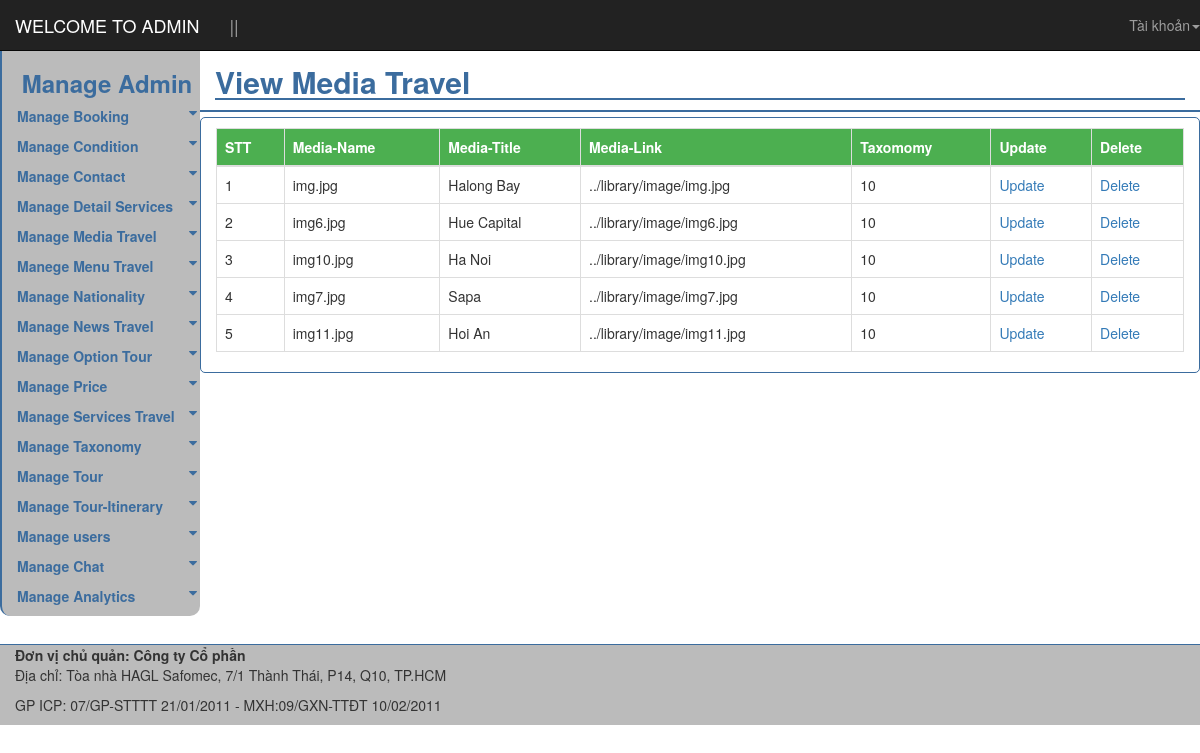
Page /admin/view-media-travel.php on the committed database.
### tables this page shows
CREATE TABLE `media_travel` (
  `media_id` int(10) UNSIGNED NOT NULL,
  `media_name` varchar(225) NOT NULL,
  `media_title` varchar(225) NOT NULL,
  `media_link` varchar(225) NOT NULL,
  `taxonomy_id` int(10) NOT NULL
);

### includes/VSCPDO.php (called while the page is built, shortened)
 <?php
class vsc_pdo {
	private $server;
	private $username;
	private $password;
	private $database;
	public $conn;
	function __construct($conn = null) {
		try {
			$this->conn = new PDO("mysql:host=$this->server;dbname=$this->database", $this->username, $this->password);
			$this->conn->exec("set names utf8");
			$this->conn->setAttribute(PDO::ATTR_DEFAULT_FETCH_MODE, PDO::FETCH_ASSOC);
		}
     catch (PDOException $e)
      {
			echo $e->getMessage();
			exit();
		}
	}
	function fetch_all($sql) {
		try {
			$stmt = $this->conn->prepare($sql);
			$stmt->execute();
			$rows = $stmt->fetchAll();
			return $rows;
		}
    catch (PDOException $e) {
			return false;
		}
	}
	function getConnection($conn=null) {
		$arr = explode(",", $conn);
			$this->server = @$arr[0];
			$this->username = @$arr[1];
			$this->password = @$arr[2];
			$this->database = @$arr[3];
	}
}
 ?>

### admin/view-media-travel.php (the view, shortened to what this page needs)
 <?php
 require("../includes/VSCPDO.php");
	require("templates/header-admin.php");
	require("templates/sidebar-admin.php");
?>
 	  <section>
 	  	<div id="content_admin" class="col-md-10 col-xs-8" style="border-bottom:2px solid #3b6c9e;">
        		<h2 class="title_content_admin">View Media Travel</h2>
 		</div>
	   <div id="content_admin2" class="col-md-10 col-xs-8" style="border:1px solid #3b6c9e;border-radius:5px; margin-top:5px; ">
	                  <div class="table-responsive">
	                <table class="table table-bordered warning">
	                    <thead>
	                        <tr>
	                            <th>STT</th>
	                            <th>Media-Name</th>
	                            <th>Media-Title</th>
	       						          <th>Media-Link</th>
	                            <th>Taxomomy</th>
	                            <th>Update</th>
	                            <th>Delete</th>
	                        </tr>
	                    </thead>
	                    <tbody>
	                       <?php
	                    	          	 $vsc= new vsc_pdo("localhost,root,,travel");
	                    	         	 $select_cod="SELECT media_id, media_name, media_title, media_link, taxonomy_id FROM media_travel";
	                    	         	 $row= $vsc->fetch_all($select_cod);
	                    	         	  		$stt=1;
	                    	         	  foreach ($row as $value)
	                    	         	  	 {
	                    	         	  	 echo "<tr>";
	                    	         	  	  echo "<td>".$stt++." </td>";
	                    	         	  	 	echo "<td> $value[media_name]</td>";
	                    	         	  	 	echo "<td> $value[media_title]</td>";
	                    	         	  	 	echo "<td> $value[media_link]</td>";
	                    	         	  	 	echo "<td> $value[taxonomy_id]</td>";
	                    	         	  	 	 echo "<td><a href='edit-media-travel.php?id=$value[media_id]'>Update</a></td></td>";
                           					echo"<td><a href='del-media-travel.php?id=$value[media_id]' onclick='return show_confirm();'>Delete</a></td>";
	                    	         	  	 echo "</tr>";
	                    	         	  }
	                        ?>
	                    </tbody>
	                </table>
	             </div>
	        </div>
 	  </section>
 	  <?php
     require("templates/footer-admin.php");
     ?>

### admin/css/style.css (style rules this page uses)
* { padding: 0; margin: 0; box-sizing:border-box; -moz-box-sizing:border-box; -webkit-box-sizing:border-box; }
body { background: url("../IMG/hoa.jpg") no-repeat; }
#content_admin { margin-top: 25px; }
#content_admin h2 { color:#3b6c9e; font-weight: bold; font-family: family-name|generic-family|initial|inherit;border-bottom:2px solid #3b6c9e; }
#content_admin2 table { margin-top: 10px; }
table thead tr th { background-color:#4CAF50; color:white; }

### rows in the picture
media_travel: media_name "img.jpg", media_title "Halong Bay", media_link "../library/image/img.jpg", taxonomy "10"
media_travel: media_name "img6.jpg", media_title "Hue Capital", media_link "../library/image/img6.jpg", taxonomy "10"
media_travel: media_name "img10.jpg", media_title "Ha Noi", media_link "../library/image/img10.jpg", taxonomy "10"
media_travel: media_name "img7.jpg", media_title "Sapa", media_link "../library/image/img7.jpg", taxonomy "10"
media_travel: media_name "img11.jpg", media_title "Hoi An", media_link "../library/image/img11.jpg", taxonomy "10"
